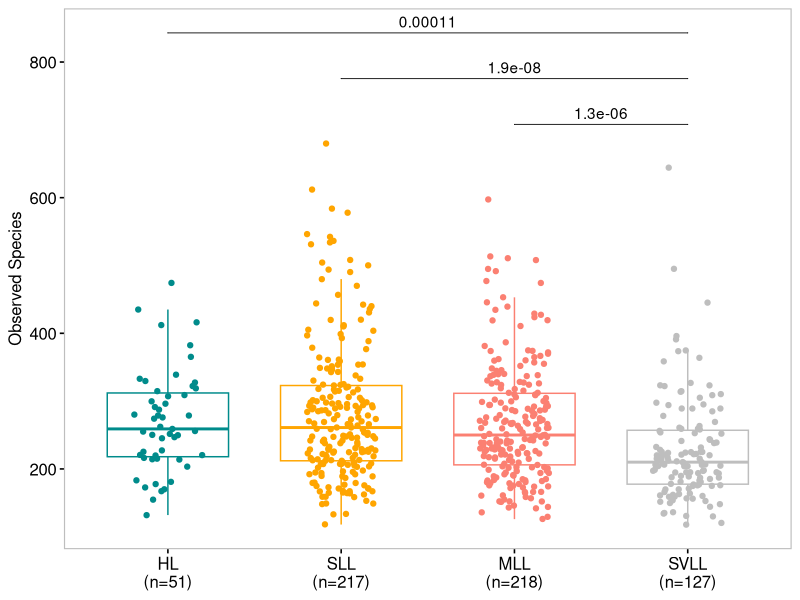
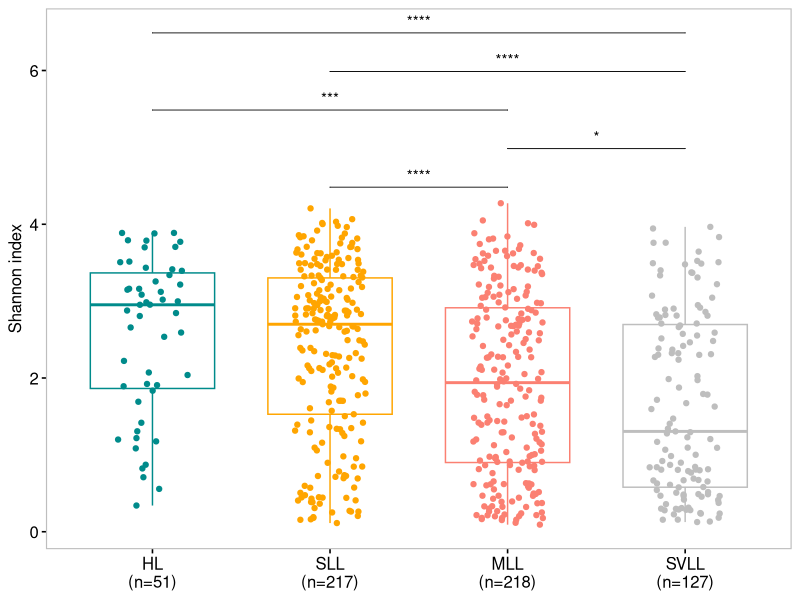

Source code (R) for these figures, in order: (Note: this script raises an error after producing the figures.)
###Figure 4
###Figure 4A
taxa <- read.table("species_f7_relative.tab" ,header=T,row.names=1,sep="\t",check.names=F )
meta <- read.csv("Lung_site_group.csv",check.names = F,header=T)
F7_Lung <- meta[which(meta$Site=="Lung" & meta$Population=="F7"),]
F7_Lung$Grade <- factor(F7_Lung$Grade,levels = c("HL","SLL","MLL","SVLL"))
library(vegan)
taxa <- t(taxa)
shannon <- diversity(taxa, index = "shannon", MARGIN = 1, base = exp(1))
specnumber <- specnumber(taxa,MARGIN=1)

sample_id <- rownames(taxa)

group <- F7_Lung$Grade
data_group <- data.frame(sample_id, group)
shannon <- data.frame(shannon)
alpha_group<- data.frame(shannon,specnumber,group)
library(ggpubr)
my_comparisons <- list(c("HL","SLL"),c("SLL","MLL"),c("MLL","SVLL"),
c("HL","MLL"),c("SLL","SVLL"), c("HL","SVLL"))
names(alpha_group) <- c("Shannon","Richness","Grade")
head(alpha_group)
label <- c("HL\n(n=51)","SLL\n(n=217)","MLL\n(n=218)","SVLL\n(n=127)")
library(ggpubr)
richness_compare <- compare_means(Richness~Grade, data=alpha_group,p.adjust.method = "fdr")
shannon_compare <- compare_means(Shannon~Grade, data=alpha_group,p.adjust.method = "fdr")
shannon_compare
richness_compare
pdf("F7_Lung_richness.pdf",width = 3.6,height = 3.6)

ggboxplot(alpha_group, x="Grade", y="Richness",  color  = "Grade", add = "jitter",
	palette = c("#008B8B","#FFA500","#FB8072","#BEBEBE")) +
	guides(fill="none")+
	border("grey")+
	labs(y="Observed Species",x=NULL)+
	scale_x_discrete("Grade",labels = label)+
	theme(axis.title.x = element_blank(),
	legend.position = "none")+
	stat_compare_means(comparisons = list(my_comparisons[[3]],
	my_comparisons[[5]], my_comparisons[[6]]),
	label = "p.format",tip.length = 0)
dev.off()

pdf(filename = "F7_Lung.Shannon.pdf",width = 3.6,height = 3.6)

ggboxplot(alpha_group, x="Grade", y="Shannon",  color  = "Grade", add = "jitter",
	palette = c("#008B8B","#FFA500","#FB8072","#BEBEBE")) +
	guides(fill="none")+
	labs(y="Shannon index",x=NULL)+
	border("grey")+
	scale_x_discrete("Grade",labels = label)+
	theme(axis.title.x = element_blank(),
	legend.position = "none")+
	stat_compare_means(comparisons = list(my_comparisons[[2]],my_comparisons[[3]],
	my_comparisons[[4]],my_comparisons[[5]], my_comparisons[[6]]),
label = "p.signif",tip.length = 0)
dev.off()


###Figure 2B
###beta diversity
taxa <- as.data.frame(taxa)

taxa$Sample <- F7_Lung$Grade
HL <- taxa[which(taxa$Sample == "HL"),]
head(HL)
###delete the sample col
HL <- taxa[which(taxa$Sample == "HL"),-1612]
#head(HL)
SLL <- taxa[which(taxa$Sample == "SLL"),-1612]
MLL <- taxa[which(taxa$Sample == "MLL"),-1612]
SVLL <- taxa[which(taxa$Sample == "SVLL"),-1612]
HL_distance <- vegdist(HL,method="bray") #bray distance matrix
SLL_distance <- vegdist(SLL,method="bray")
MLL_distance <- vegdist(MLL,method="bray")
SVLL_distance <- vegdist(SVLL,method="bray")
distance <- c(HL_distance,SLL_distance,MLL_distance,SVLL_distance)
dim(HL_distance)
dim(HL)
51*50/2
dim(SLL)
217*216/2
Grade <- rep(c("HL","SLL","MLL","SVLL"),c(1275,23436,23653,8001))
distance.data <- data.frame(Grade,distance)
compare_means(distance~Grade, data=distance.data,p.adjust.method = "fdr")
pdf("Beta_F7_Lung.pdf",width = 3.5,height = 3.5)

ggviolin(distance.data, x="Grade", y="distance",  fill  = "Grade", add = "boxplot",
	palette = c("#008B8B","#FFA500","#FB8072","#BEBEBE")) +
	guides(fill="none")+
	labs(y="Beta Diversity",x=NULL)+
	border("grey")+
	scale_x_discrete("Grade",labels = label)+
	theme(axis.title.x = element_blank(),
	legend.position = "none")+
	stat_compare_means(comparisons = list(my_comparisons[[2]],
	my_comparisons[[4]],
	my_comparisons[[5]],
	my_comparisons[[6]]),
	label = "p.format",
	tip.length = 0)
dev.off()
